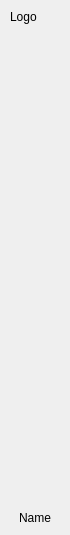
<?xml version="1.0" encoding="UTF-8"?>
<ui version="4.0">
 <class>Navigation</class>
 <widget class="QWidget" name="Navigation">
  <property name="geometry">
   <rect>
    <x>0</x>
    <y>0</y>
    <width>70</width>
    <height>535</height>
   </rect>
  </property>
  <property name="minimumSize">
   <size>
    <width>70</width>
    <height>0</height>
   </size>
  </property>
  <property name="windowTitle">
   <string>Form</string>
  </property>
  <layout class="QGridLayout" name="gridLayout">
   <property name="leftMargin">
    <number>10</number>
   </property>
   <property name="topMargin">
    <number>10</number>
   </property>
   <property name="rightMargin">
    <number>10</number>
   </property>
   <property name="bottomMargin">
    <number>10</number>
   </property>
   <property name="verticalSpacing">
    <number>15</number>
   </property>
   <item row="3" column="1">
    <spacer name="verticalSpacer">
     <property name="orientation">
      <enum>Qt::Vertical</enum>
     </property>
     <property name="sizeHint" stdset="0">
      <size>
       <width>20</width>
       <height>218</height>
      </size>
     </property>
    </spacer>
   </item>
   <item row="1" column="1">
    <spacer name="verticalSpacer_2">
     <property name="orientation">
      <enum>Qt::Vertical</enum>
     </property>
     <property name="sizeHint" stdset="0">
      <size>
       <width>20</width>
       <height>218</height>
      </size>
     </property>
    </spacer>
   </item>
   <item row="2" column="1">
    <layout class="QVBoxLayout" name="navBtnsLayout">
     <property name="spacing">
      <number>15</number>
     </property>
    </layout>
   </item>
   <item row="5" column="1">
    <widget class="QLabel" name="lbUserName">
     <property name="sizePolicy">
      <sizepolicy hsizetype="Preferred" vsizetype="Maximum">
       <horstretch>0</horstretch>
       <verstretch>0</verstretch>
      </sizepolicy>
     </property>
     <property name="text">
      <string>Name</string>
     </property>
     <property name="alignment">
      <set>Qt::AlignCenter</set>
     </property>
    </widget>
   </item>
   <item row="4" column="1">
    <widget class="Avatar" name="avatar" native="true"/>
   </item>
   <item row="0" column="1">
    <widget class="QLabel" name="lbLogo">
     <property name="text">
      <string>Logo</string>
     </property>
    </widget>
   </item>
  </layout>
 </widget>
 <customwidgets>
  <customwidget>
   <class>Avatar</class>
   <extends>QWidget</extends>
   <header location="global">Widget/Avatar.h</header>
   <container>1</container>
  </customwidget>
 </customwidgets>
 <resources/>
 <connections/>
</ui>
